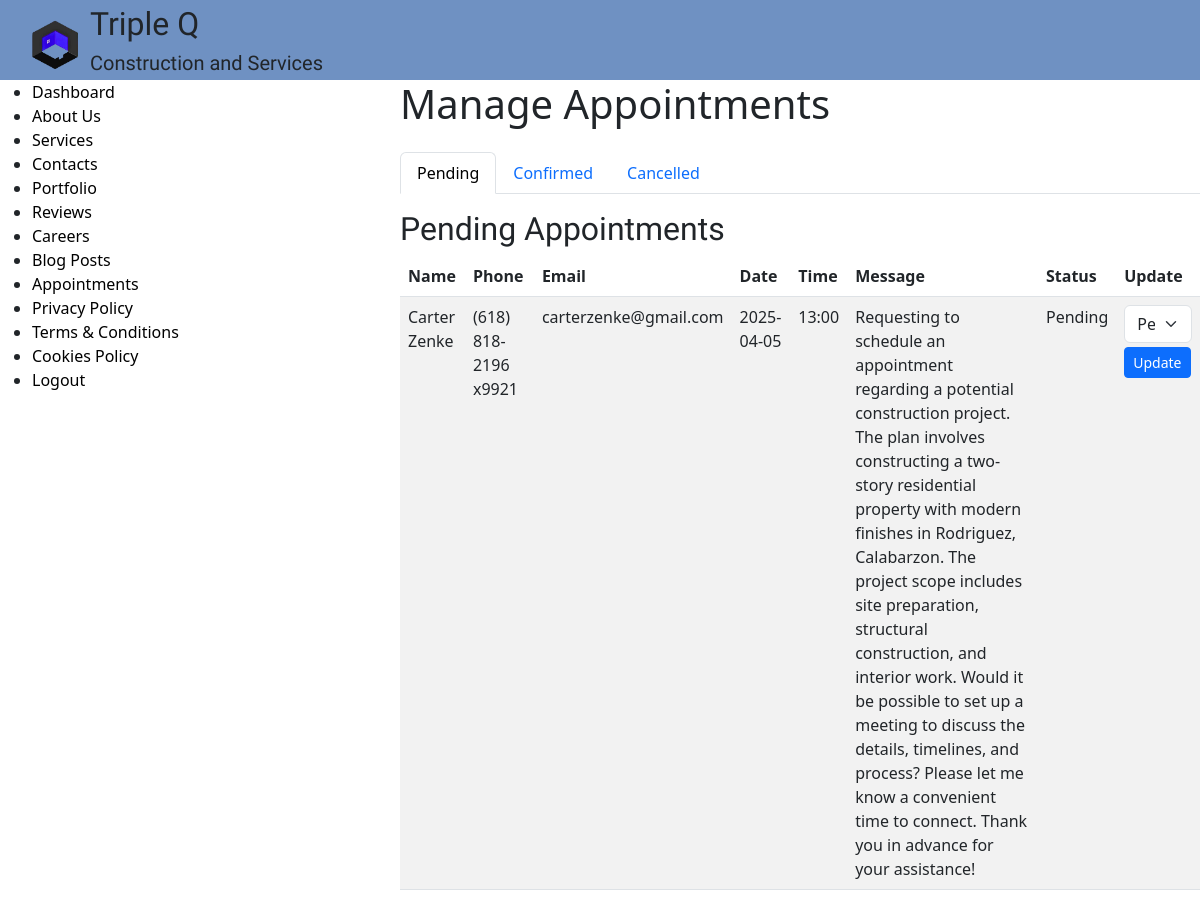
The page /admin/appointments (signed in) on the database its author committed.
### tables this page shows
CREATE TABLE appointments (
    appointment_id INTEGER PRIMARY KEY AUTOINCREMENT,
    full_name TEXT NOT NULL,
    phone TEXT NOT NULL,
    email TEXT NOT NULL,
    preferred_date DATE NOT NULL,
    preferred_time TEXT NOT NULL,
    message TEXT,
    status TEXT DEFAULT 'Pending',
    created_at TIMESTAMP DEFAULT CURRENT_TIMESTAMP
);

### app.py (the view)
@app.route("/admin/appointments", methods=["GET"])
@login_required
def admin_appointments():
    pending_appointments = db.execute(
        "SELECT * FROM appointments WHERE status = 'Pending' ORDER BY created_at DESC")
    cancelled_appointments = db.execute(
        "SELECT * FROM appointments WHERE status = 'Cancelled' ORDER BY created_at DESC")
    confirmed_appointments = db.execute(
        "SELECT * FROM appointments WHERE status = 'Confirmed' ORDER BY preferred_date, preferred_time")
    return render_template("admin_appointments.html",
                           pending_appointments=pending_appointments,
                           cancelled_appointments=cancelled_appointments,
                           confirmed_appointments=confirmed_appointments)

### app.py (called while the page is built)
def login_required(f):
    @wraps(f)
    def decorated_function(*args, **kwargs):
        if "admin_id" not in session:
            flash("Please log in to access this page.", "warning")
            return redirect(url_for("adminlog"))
        return f(*args, **kwargs)
    return decorated_function

### templates/admin_appointments.html (shortened to what this page needs)
{% extends "adminlayout.html" %}
{% block content %}
    <h1 class="mb-4">Manage Appointments</h1>
    <ul class="nav nav-tabs" id="appointmentTabs" role="tablist">
        <li class="nav-item">
            <button class="nav-link active" id="pending-tab" data-bs-toggle="tab" data-bs-target="#pending" type="button">
                Pending
            </button>
        </li>
        <li class="nav-item">
            <button class="nav-link" id="confirmed-tab" data-bs-toggle="tab" data-bs-target="#confirmed" type="button">
                Confirmed
            </button>
        </li>
        <li class="nav-item">
            <button class="nav-link" id="cancelled-tab" data-bs-toggle="tab" data-bs-target="#cancelled" type="button">
                Cancelled
            </button>
        </li>
    </ul>
    <div class="tab-content mt-3" id="appointmentTabsContent">
        <div class="tab-pane fade show active" id="pending">
            <h2>Pending Appointments</h2>
            <table class="table table-striped">
                <thead>
                    <tr>
                        <th>Name</th>
                        <th>Phone</th>
                        <th>Email</th>
                        <th>Date</th>
                        <th>Time</th>
                        <th>Message</th>
                        <th>Status</th>
                        <th>Update</th>
                    </tr>
                </thead>
                <tbody>
                    {% for appointment in pending_appointments %}
                        <tr>
                            <td>{{ appointment.full_name }}</td>
                            <td>{{ appointment.phone }}</td>
                            <td>{{ appointment.email }}</td>
                            <td>{{ appointment.preferred_date }}</td>
                            <td>{{ appointment.preferred_time }}</td>
                            <td>{{ appointment.message }}</td>
                            <td>{{ appointment.status }}</td>
                            <td>
                                <form method="POST" action="{{ url_for('update_appointment', id=appointment.appointment_id) }}">
                                    <select name="status" class="form-select">
                                        <option value="Pending" {% if appointment.status == 'Pending' %}selected{% endif %}>Pending</option>
                                    </select>
                                    <button type="submit" class="btn btn-primary btn-sm mt-1">Update</button>
                                </form>
                            </td>
                        </tr>
                    {% endfor %}
                </tbody>
            </table>
        </div>
    </div>
{% endblock %}

### static/styles/general.css (style rules this page uses)
html, body { margin: 0; padding: 0; overflow-x: hidden; min-height: 100vh; display: flex; flex-direction: column; }
body { background-color: rgba(245, 245, 245, 0.49); }
body, h2, h5 { margin: 0; padding: 0; font-family: "Arima"; }
body { position: relative; min-height: 100vh; }
button { border: none; background-color: #6F91C2; padding: 10px 30px; border-radius: 20px; transition: opacity 0.15s; }

### rows shown on the page
appointments: full_name "Carter Zenke", phone "(618) 818-2196 x9921", email "carterzenke@gmail.com", preferred_date "2025-04-05", preferred_time "13:00", message "Requesting to schedule an appointment regarding a potential construction project. The plan involves constructing a two-story residential property with modern finishes in Rodriguez, Calabarzon. The project scope includes site preparation, structural construction, and interior work. Would it be possible to set up a meeting to discuss the details, timelines, and process? Please let me know a convenient time to connect. Thank you in advance for your assistance!", status "Pending"
